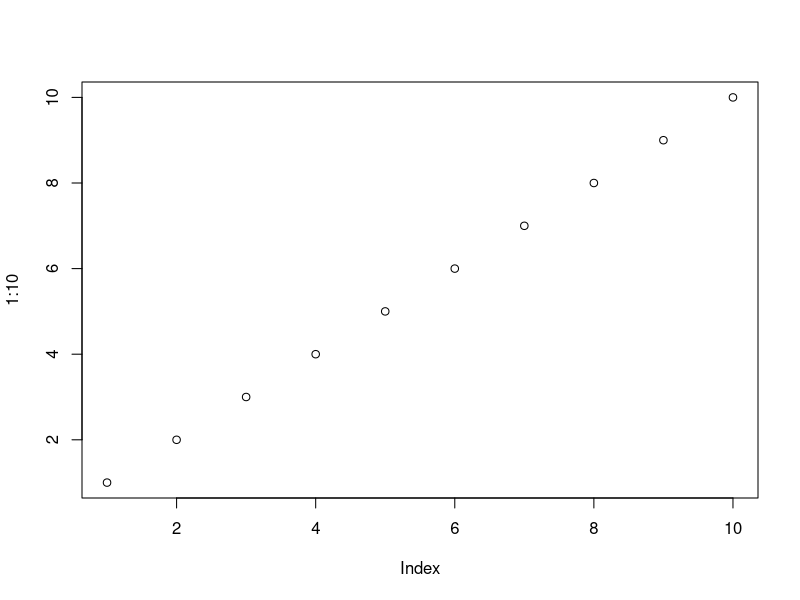
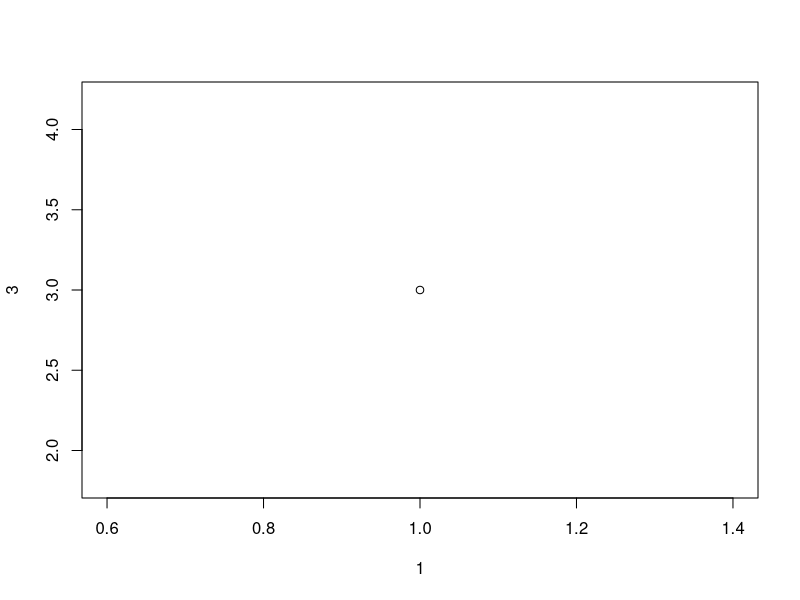
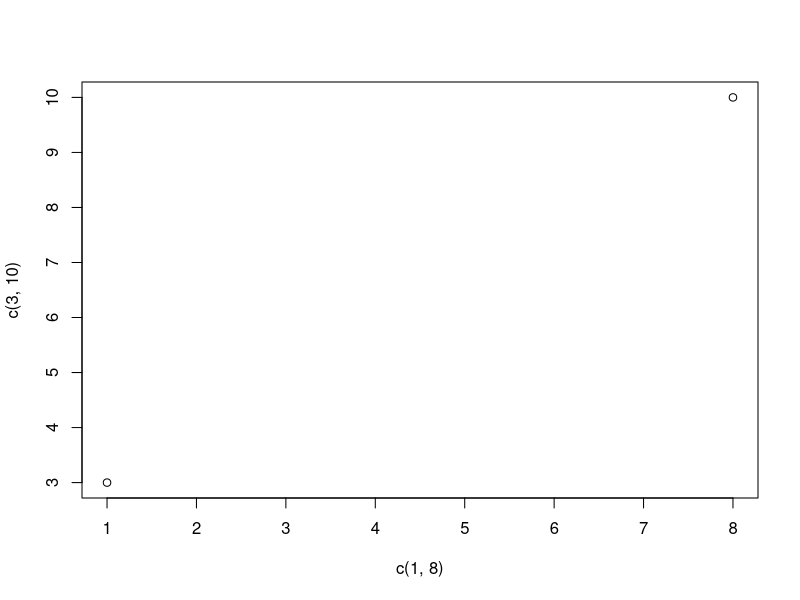
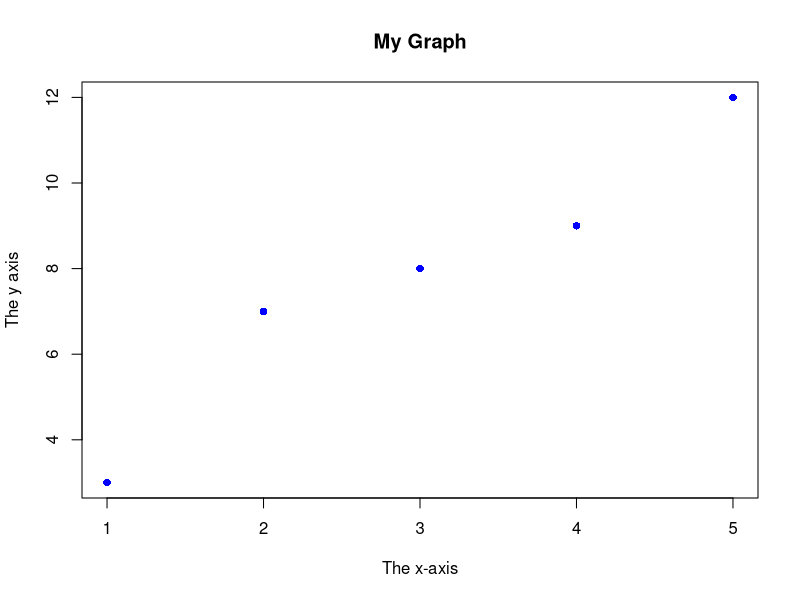

Write R code to recreate these figures, in order.
"Hello World!"
5 + 5

plot(1:10)

num <- 5

for (x in 1:10) {
  print(x)
}

num

x <- "R is exciting"
class(x)

x <- 10.5   # numeric
y <- 10L    # integer
z <- 1i     # complex

str <- "Lorem ipsum dolor sit amet,
consectetur adipiscing elit,
sed do eiusmod tempor incididunt,
ut labore et dolore magna aliqua."

cat(str)

ls()

fruits <- list("apple", "banana", "cherry")
class(fruits)

thislist <- list("apple", "banana", 50, 100)
thislist

thismatrix <- matrix(c(1,2,3,4,5,6), nrow = 3, ncol = 2,byrow=TRUE)

thismatrix[1,2]


thismatrix <- matrix(c("apple", "banana", "cherry", "orange","grape", "pineapple", "pear", "melon", "fig"), nrow = 3, ncol = 3)
thismatrix
thismatrix[, c(1,2)]


for (rows in 1:nrow(thismatrix)) {
  for (columns in 1:ncol(thismatrix)) {
    print(thismatrix[rows, columns])
  }
}

plot(1, 3)

plot(c(1, 8), c(3, 10))


x <- c(1, 2, 3, 4, 5)
y <- c(3, 7, 8, 9, 12)

plot(x, y, main="My Graph", xlab="The x-axis", ylab="The y axis", col="blue", pch=16)
